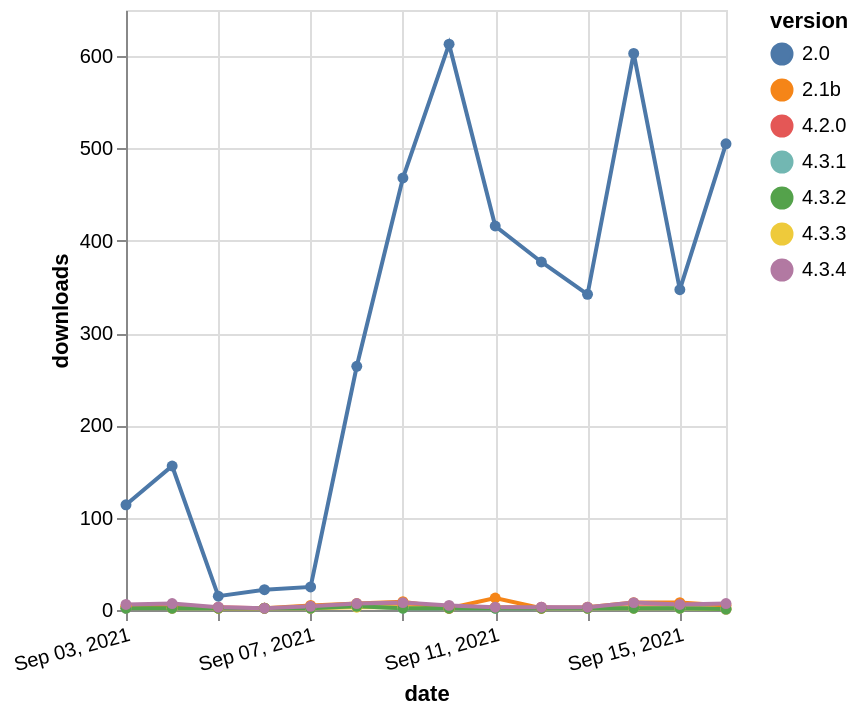

Describe this chart as a Vega-Lite specification.
### Vega-Lite specification from a JSON file in a GitHub repository (floating-point values rounded to 4 significant figures)
{"$schema": "https://vega.github.io/schema/vega-lite/v5.json", "description": "A simple bar chart with embedded data.", "data": {"values": [{"date": "2021-09-03", "total": 5321, "delta": 2, "version": "4.2.0"}, {"date": "2021-09-04", "total": 5323, "delta": 2, "version": "4.2.0"}, {"date": "2021-09-05", "total": 5326, "delta": 3, "version": "4.2.0"}, {"date": "2021-09-06", "total": 5328, "delta": 2, "version": "4.2.0"}, {"date": "2021-09-07", "total": 5330, "delta": 2, "version": "4.2.0"}, {"date": "2021-09-08", "total": 5335, "delta": 5, "version": "4.2.0"}, {"date": "2021-09-09", "total": 5339, "delta": 4, "version": "4.2.0"}, {"date": "2021-09-10", "total": 5341, "delta": 2, "version": "4.2.0"}, {"date": "2021-09-11", "total": 5344, "delta": 3, "version": "4.2.0"}, {"date": "2021-09-12", "total": 5347, "delta": 3, "version": "4.2.0"}, {"date": "2021-09-13", "total": 5349, "delta": 2, "version": "4.2.0"}, {"date": "2021-09-14", "total": 5352, "delta": 3, "version": "4.2.0"}, {"date": "2021-09-15", "total": 5355, "delta": 3, "version": "4.2.0"}, {"date": "2021-09-16", "total": 5356, "delta": 1, "version": "4.2.0"}, {"date": "2021-09-03", "total": 408, "delta": 2, "version": "4.3.1"}, {"date": "2021-09-04", "total": 410, "delta": 2, "version": "4.3.1"}, {"date": "2021-09-05", "total": 412, "delta": 2, "version": "4.3.1"}, {"date": "2021-09-06", "total": 414, "delta": 2, "version": "4.3.1"}, {"date": "2021-09-07", "total": 416, "delta": 2, "version": "4.3.1"}, {"date": "2021-09-08", "total": 420, "delta": 4, "version": "4.3.1"}, {"date": "2021-09-09", "total": 422, "delta": 2, "version": "4.3.1"}, {"date": "2021-09-10", "total": 424, "delta": 2, "version": "4.3.1"}, {"date": "2021-09-11", "total": 426, "delta": 2, "version": "4.3.1"}, {"date": "2021-09-12", "total": 428, "delta": 2, "version": "4.3.1"}, {"date": "2021-09-13", "total": 430, "delta": 2, "version": "4.3.1"}, {"date": "2021-09-14", "total": 432, "delta": 2, "version": "4.3.1"}, {"date": "2021-09-15", "total": 434, "delta": 2, "version": "4.3.1"}, {"date": "2021-09-16", "total": 435, "delta": 1, "version": "4.3.1"}, {"date": "2021-09-03", "total": 81097, "delta": 114, "version": "2.0"}, {"date": "2021-09-04", "total": 81253, "delta": 156, "version": "2.0"}, {"date": "2021-09-05", "total": 81268, "delta": 15, "version": "2.0"}, {"date": "2021-09-06", "total": 81290, "delta": 22, "version": "2.0"}, {"date": "2021-09-07", "total": 81315, "delta": 25, "version": "2.0"}, {"date": "2021-09-08", "total": 81579, "delta": 264, "version": "2.0"}, {"date": "2021-09-09", "total": 82047, "delta": 468, "version": "2.0"}, {"date": "2021-09-10", "total": 82660, "delta": 613, "version": "2.0"}, {"date": "2021-09-11", "total": 83076, "delta": 416, "version": "2.0"}, {"date": "2021-09-12", "total": 83453, "delta": 377, "version": "2.0"}, {"date": "2021-09-13", "total": 83795, "delta": 342, "version": "2.0"}, {"date": "2021-09-14", "total": 84398, "delta": 603, "version": "2.0"}, {"date": "2021-09-15", "total": 84745, "delta": 347, "version": "2.0"}, {"date": "2021-09-16", "total": 85250, "delta": 505, "version": "2.0"}, {"date": "2021-09-03", "total": 416, "delta": 4, "version": "4.3.3"}, {"date": "2021-09-04", "total": 418, "delta": 2, "version": "4.3.3"}, {"date": "2021-09-05", "total": 420, "delta": 2, "version": "4.3.3"}, {"date": "2021-09-06", "total": 422, "delta": 2, "version": "4.3.3"}, {"date": "2021-09-07", "total": 424, "delta": 2, "version": "4.3.3"}, {"date": "2021-09-08", "total": 427, "delta": 3, "version": "4.3.3"}, {"date": "2021-09-09", "total": 430, "delta": 3, "version": "4.3.3"}, {"date": "2021-09-10", "total": 432, "delta": 2, "version": "4.3.3"}, {"date": "2021-09-11", "total": 435, "delta": 3, "version": "4.3.3"}, {"date": "2021-09-12", "total": 437, "delta": 2, "version": "4.3.3"}, {"date": "2021-09-13", "total": 439, "delta": 2, "version": "4.3.3"}, {"date": "2021-09-14", "total": 441, "delta": 2, "version": "4.3.3"}, {"date": "2021-09-15", "total": 443, "delta": 2, "version": "4.3.3"}, {"date": "2021-09-16", "total": 444, "delta": 1, "version": "4.3.3"}, {"date": "2021-09-03", "total": 18465, "delta": 4, "version": "2.1b"}, {"date": "2021-09-04", "total": 18468, "delta": 3, "version": "2.1b"}, {"date": "2021-09-05", "total": 18470, "delta": 2, "version": "2.1b"}, {"date": "2021-09-06", "total": 18472, "delta": 2, "version": "2.1b"}, {"date": "2021-09-07", "total": 18477, "delta": 5, "version": "2.1b"}, {"date": "2021-09-08", "total": 18484, "delta": 7, "version": "2.1b"}, {"date": "2021-09-09", "total": 18493, "delta": 9, "version": "2.1b"}, {"date": "2021-09-10", "total": 18495, "delta": 2, "version": "2.1b"}, {"date": "2021-09-11", "total": 18508, "delta": 13, "version": "2.1b"}, {"date": "2021-09-12", "total": 18510, "delta": 2, "version": "2.1b"}, {"date": "2021-09-13", "total": 18513, "delta": 3, "version": "2.1b"}, {"date": "2021-09-14", "total": 18521, "delta": 8, "version": "2.1b"}, {"date": "2021-09-15", "total": 18529, "delta": 8, "version": "2.1b"}, {"date": "2021-09-16", "total": 18534, "delta": 5, "version": "2.1b"}, {"date": "2021-09-03", "total": 664, "delta": 2, "version": "4.3.2"}, {"date": "2021-09-04", "total": 666, "delta": 2, "version": "4.3.2"}, {"date": "2021-09-05", "total": 668, "delta": 2, "version": "4.3.2"}, {"date": "2021-09-06", "total": 670, "delta": 2, "version": "4.3.2"}, {"date": "2021-09-07", "total": 672, "delta": 2, "version": "4.3.2"}, {"date": "2021-09-08", "total": 676, "delta": 4, "version": "4.3.2"}, {"date": "2021-09-09", "total": 678, "delta": 2, "version": "4.3.2"}, {"date": "2021-09-10", "total": 680, "delta": 2, "version": "4.3.2"}, {"date": "2021-09-11", "total": 682, "delta": 2, "version": "4.3.2"}, {"date": "2021-09-12", "total": 684, "delta": 2, "version": "4.3.2"}, {"date": "2021-09-13", "total": 686, "delta": 2, "version": "4.3.2"}, {"date": "2021-09-14", "total": 688, "delta": 2, "version": "4.3.2"}, {"date": "2021-09-15", "total": 690, "delta": 2, "version": "4.3.2"}, {"date": "2021-09-16", "total": 691, "delta": 1, "version": "4.3.2"}, {"date": "2021-09-03", "total": 228, "delta": 6, "version": "4.3.4"}, {"date": "2021-09-04", "total": 235, "delta": 7, "version": "4.3.4"}, {"date": "2021-09-05", "total": 238, "delta": 3, "version": "4.3.4"}, {"date": "2021-09-06", "total": 240, "delta": 2, "version": "4.3.4"}, {"date": "2021-09-07", "total": 244, "delta": 4, "version": "4.3.4"}, {"date": "2021-09-08", "total": 251, "delta": 7, "version": "4.3.4"}, {"date": "2021-09-09", "total": 259, "delta": 8, "version": "4.3.4"}, {"date": "2021-09-10", "total": 264, "delta": 5, "version": "4.3.4"}, {"date": "2021-09-11", "total": 267, "delta": 3, "version": "4.3.4"}, {"date": "2021-09-12", "total": 270, "delta": 3, "version": "4.3.4"}, {"date": "2021-09-13", "total": 273, "delta": 3, "version": "4.3.4"}, {"date": "2021-09-14", "total": 281, "delta": 8, "version": "4.3.4"}, {"date": "2021-09-15", "total": 287, "delta": 6, "version": "4.3.4"}, {"date": "2021-09-16", "total": 294, "delta": 7, "version": "4.3.4"}]}, "width": "container", "mark": {"type": "line", "point": {"filled": true}}, "encoding": {"x": {"field": "date", "type": "temporal", "timeUnit": "yearmonthdate", "title": "date", "axis": {"labelAngle": -15}}, "y": {"field": "delta", "type": "quantitative", "title": "downloads"}, "color": {"field": "version", "type": "nominal"}, "tooltip": {"field": "delta"}}}
